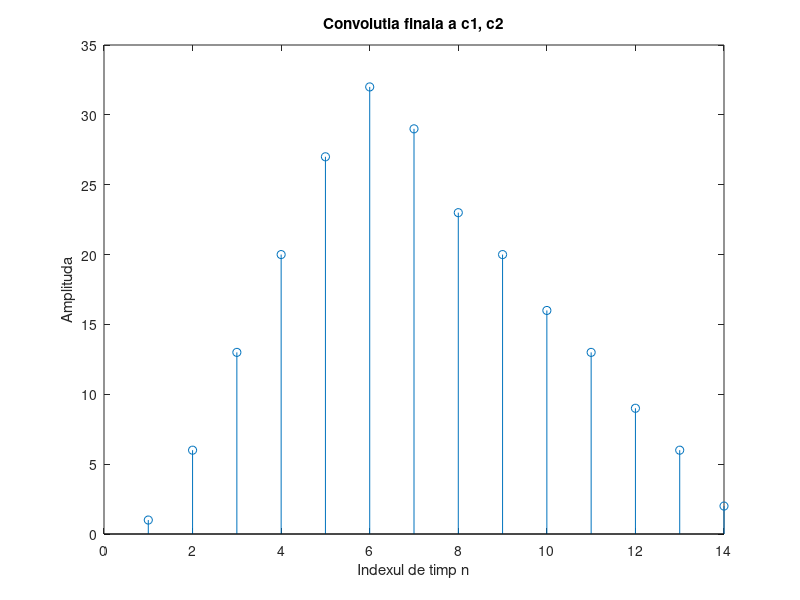

The MATLAB source for this figure:
a = [1 4 2];
b = [1 2 3 4 5 4 3 3 2 2 1 1];

b1 = b(1:6);
b2 = b(7:end);

k = 1:1:14;

c1 = conv(a, b1);
c2 = conv(a, b2);

c_add = [c1(1:6) c1(7:8)+c2(1:2) c2(3:end)];

stem(k, c_add)
xlabel('Indexul de timp n'); ylabel('Amplituda')
title('Convolutia finala a c1, c2')

